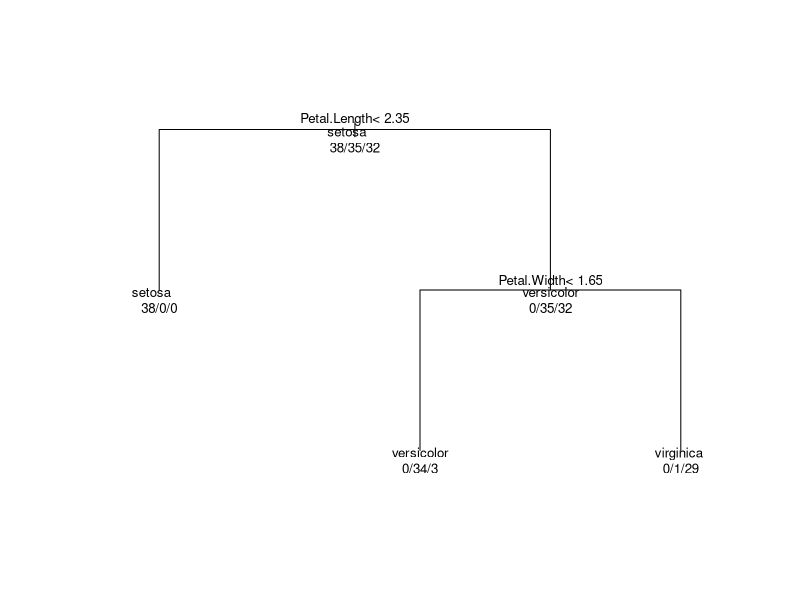

Write R code to recreate this figure.
# Load the libraries
install.packages('rpart')
library('rpart')

# Load the Dataset
data(iris)
head(iris)

# Split Data into Train and Testing Sets:
set.seed(42)
train_indices <- sample(1:nrow(iris),0.7*nrow(iris)) #To take 70% of the data as training data 
train_data <- iris[train_indices,]
test_data <- iris[-train_indices,]

# Build the decision tree model
model <- rpart(Species~.,data = train_data)

# Visualize the model
plot(model, uniform=TRUE, margin=0.1)
text(model, use.n=TRUE, all=TRUE, cex=0.8)

# Make predictions
predictions <- predict(model,newdata = test_data, type = 'class')

# Evaluate model
table(predictions, test_data$Species)
accuracy <- sum(predictions == test_data$Species)/nrow(test_data)
print(paste("Accuracy:",accuracy))